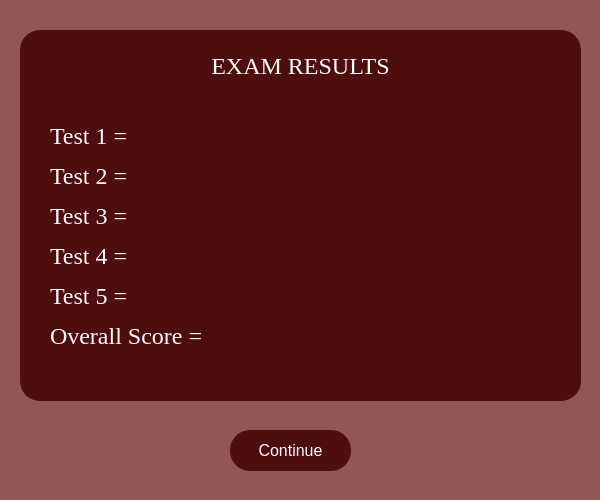
<?xml version="1.0" encoding="UTF-8"?>
<ui version="4.0">
 <class>Results</class>
 <widget class="QMainWindow" name="Results">
  <property name="geometry">
   <rect>
    <x>0</x>
    <y>0</y>
    <width>600</width>
    <height>500</height>
   </rect>
  </property>
  <property name="minimumSize">
   <size>
    <width>600</width>
    <height>500</height>
   </size>
  </property>
  <property name="maximumSize">
   <size>
    <width>600</width>
    <height>500</height>
   </size>
  </property>
  <property name="windowTitle">
   <string>MainWindow</string>
  </property>
  <widget class="QWidget" name="centralwidget">
   <property name="styleSheet">
    <string notr="true">QWidget #centralwidget {
	background-color: #935656
}</string>
   </property>
   <widget class="QPushButton" name="startButton">
    <property name="geometry">
     <rect>
      <x>290</x>
      <y>500</y>
      <width>151</width>
      <height>41</height>
     </rect>
    </property>
    <property name="styleSheet">
     <string notr="true">QPushButton {
    background-color: #4F0E0E;
    border: none;
    color: #F8F9FC;
    padding: 10px 20px;
    border-radius: 20px;
    font-size: 16px;
}

QPushButton:hover {
    background-color: #DE3C3C;
	color: white;
}</string>
    </property>
    <property name="text">
     <string>Start!</string>
    </property>
   </widget>
   <widget class="QFrame" name="frame_2">
    <property name="geometry">
     <rect>
      <x>20</x>
      <y>30</y>
      <width>561</width>
      <height>371</height>
     </rect>
    </property>
    <property name="styleSheet">
     <string notr="true">QFrame  {
	background-color: #4F0E0E;
	border-radius: 20px;
}</string>
    </property>
    <property name="frameShape">
     <enum>QFrame::StyledPanel</enum>
    </property>
    <property name="frameShadow">
     <enum>QFrame::Raised</enum>
    </property>
    <widget class="QLabel" name="examResults">
     <property name="geometry">
      <rect>
       <x>10</x>
       <y>20</y>
       <width>541</width>
       <height>31</height>
      </rect>
     </property>
     <property name="font">
      <font>
       <family>Times New Roman</family>
       <pointsize>18</pointsize>
      </font>
     </property>
     <property name="styleSheet">
      <string notr="true">color: #F8F9FC</string>
     </property>
     <property name="text">
      <string>EXAM RESULTS</string>
     </property>
     <property name="alignment">
      <set>Qt::AlignCenter</set>
     </property>
    </widget>
    <widget class="QLabel" name="test1Result">
     <property name="geometry">
      <rect>
       <x>30</x>
       <y>90</y>
       <width>501</width>
       <height>31</height>
      </rect>
     </property>
     <property name="font">
      <font>
       <family>Times New Roman</family>
       <pointsize>18</pointsize>
      </font>
     </property>
     <property name="styleSheet">
      <string notr="true">color: #F8F9FC</string>
     </property>
     <property name="text">
      <string>Test 1 =</string>
     </property>
    </widget>
    <widget class="QLabel" name="test2Result">
     <property name="geometry">
      <rect>
       <x>30</x>
       <y>130</y>
       <width>501</width>
       <height>31</height>
      </rect>
     </property>
     <property name="font">
      <font>
       <family>Times New Roman</family>
       <pointsize>18</pointsize>
      </font>
     </property>
     <property name="styleSheet">
      <string notr="true">color: #F8F9FC</string>
     </property>
     <property name="text">
      <string>Test 2 = </string>
     </property>
    </widget>
    <widget class="QLabel" name="test3Result">
     <property name="geometry">
      <rect>
       <x>30</x>
       <y>170</y>
       <width>501</width>
       <height>31</height>
      </rect>
     </property>
     <property name="font">
      <font>
       <family>Times New Roman</family>
       <pointsize>18</pointsize>
      </font>
     </property>
     <property name="styleSheet">
      <string notr="true">color: #F8F9FC</string>
     </property>
     <property name="text">
      <string>Test 3 =</string>
     </property>
    </widget>
    <widget class="QLabel" name="test4Result">
     <property name="geometry">
      <rect>
       <x>30</x>
       <y>210</y>
       <width>501</width>
       <height>31</height>
      </rect>
     </property>
     <property name="font">
      <font>
       <family>Times New Roman</family>
       <pointsize>18</pointsize>
      </font>
     </property>
     <property name="styleSheet">
      <string notr="true">color: #F8F9FC</string>
     </property>
     <property name="text">
      <string>Test 4 = </string>
     </property>
    </widget>
    <widget class="QLabel" name="test5Result">
     <property name="geometry">
      <rect>
       <x>30</x>
       <y>250</y>
       <width>501</width>
       <height>31</height>
      </rect>
     </property>
     <property name="font">
      <font>
       <family>Times New Roman</family>
       <pointsize>18</pointsize>
      </font>
     </property>
     <property name="styleSheet">
      <string notr="true">color: #F8F9FC</string>
     </property>
     <property name="text">
      <string>Test 5 = </string>
     </property>
    </widget>
    <widget class="QLabel" name="overallScore">
     <property name="geometry">
      <rect>
       <x>30</x>
       <y>290</y>
       <width>501</width>
       <height>31</height>
      </rect>
     </property>
     <property name="font">
      <font>
       <family>Times New Roman</family>
       <pointsize>18</pointsize>
      </font>
     </property>
     <property name="styleSheet">
      <string notr="true">color: #F8F9FC</string>
     </property>
     <property name="text">
      <string>Overall Score =</string>
     </property>
    </widget>
   </widget>
   <widget class="QPushButton" name="continueButton">
    <property name="geometry">
     <rect>
      <x>230</x>
      <y>430</y>
      <width>121</width>
      <height>41</height>
     </rect>
    </property>
    <property name="styleSheet">
     <string notr="true">QPushButton {
    background-color: #4F0E0E;
    border: none;
    color: #F8F9FC;
    padding: 10px 20px;
    border-radius: 20px;
    font-size: 16px;
}

QPushButton:hover {
    background-color: #DE3C3C;
	color: white;
}</string>
    </property>
    <property name="text">
     <string>Continue</string>
    </property>
   </widget>
  </widget>
 </widget>
 <resources/>
 <connections/>
</ui>
